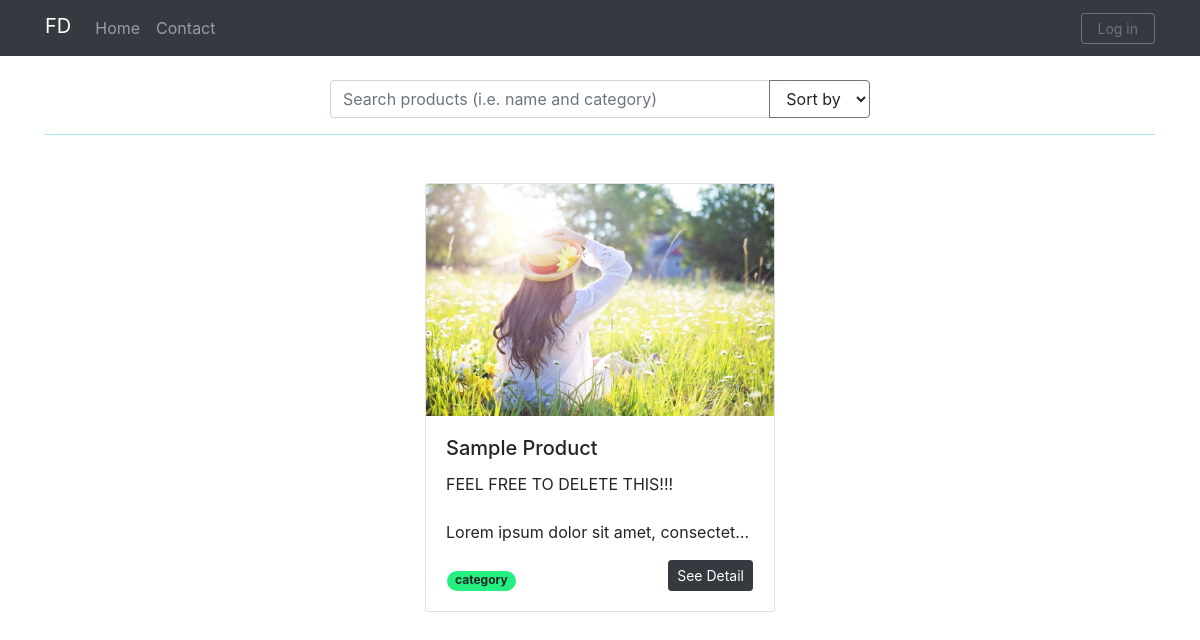
The page / on the database its author committed.
### tables this page shows
CREATE TABLE `product` (
  `id` int(11) NOT NULL,
  `name` varchar(200) NOT NULL,
  `category` varchar(100) NOT NULL,
  `price` varchar(100) NOT NULL,
  `description` varchar(8000) NOT NULL,
  `likes` int(11) NOT NULL
);

CREATE TABLE `product_library` (
  `id` int(11) NOT NULL,
  `product_id` int(11) NOT NULL,
  `file_name` varchar(200) NOT NULL,
  `type` varchar(100) NOT NULL
);

### application/controllers/Home.php (called while the page is built, shortened)
<?php
class Home extends CI_Controller {
	public function __construct() {
		$this->load->model('Manage_model');
		$this->load->model('Home_model');
	}
	public function index() {
		$data = array(
			'title' => $this->config->item('shop_name'),
			'allProducts' => $this->Manage_model->getAllProducts(),
			'productsFirstFile' => $this->Home_model->getAllProductsFirstFile()
		);
		$this->load->view('templates/header', $data);
		$this->load->view('home/index', $data);
		$this->load->view('templates/footer');
	}
}

### index.php (called while the page is built, shortened)
<?php
require_once BASEPATH.'core/CodeIgniter.php';

### application/models/Manage_model.php (called while the page is built, shortened)
<?php
class Manage_model extends CI_Model {
	public function getAllProducts() {
		$this->db->order_by('id', 'DESC');
		return $this->db->get('product')->result_array();
	}
}

### application/models/Home_model.php (called while the page is built, shortened)
<?php
class Home_model extends CI_Model {
	public function getAllProductsFirstFile() {
		$query = $this->db->get('product_library')->result_array();
		$result = array();
		foreach ($query as $item) {
			if (! isset($result[$item['product_id']])) {
				$result[$item['product_id']] = $item;
			}
		}
		return $result;
	}
}

### application/views/home/index.php (the view, shortened to what this page needs)
<div class="row justify-content-center mt-4">
  <div class="input-group col-lg-6">
    <input type="text" class="form-control" placeholder="Search products (i.e. name and category)" aria-label="Search products (i.e. name and category)" aria-describedby="Search" autofocus id="search">
    <div class="input-group-append">
      <select class="form-control btn border-secondary" id="order-by">
        <option hidden selected value="">Sort by</option>
      </select>
    </div>
  </div>
</div>
<hr class="mb-5" style="border-color: #a1ede6;">
<div class="row justify-content-center" id="products-list">
	<?php foreach ($allProducts as $product) : ?>
		<div class="col-md-4 mb-3">
			<div class="card">
        <?php if (isset($productsFirstFile[$product['id']])) : ?>
          <?php if ($productsFirstFile[$product['id']]['type'] == 'image') : ?>
  		      <img src="<?= base_url(); ?>public/product/<?= $productsFirstFile[$product['id']]['file_name']; ?>" class="card-img-top" alt="<?= $product['name']; ?>">
          <?php elseif ($productsFirstFile[$product['id']]['type'] == 'video') : ?>
            <video src="<?= base_url(); ?>public/product/<?= $productsFirstFile[$product['id']]['file_name']; ?>" class="embed-responsive embed-responsive-4by3" controls loop></video>
          <?php endif; ?>
        <?php else : ?>
          <img src="<?= base_url(); ?>public/img/no_image_available.jpg" class="card-img-top w-75 ml-12" alt="No image available">
        <?php endif; ?>
			  <div class="card-body">
			    <h5 class="card-title"><?= $product['name']; ?></h5>
          <div class="multi-line p-limit-3 mb-2" style="height: 4.5rem;"><?= $product['description']; ?></div>
          <div class="row mt-3">
            <span class="badge badge-pill px-2 ml-3" style="margin-top: 0.7rem; background-color: #24f080;"><?= $product['category']; ?></span>
            <button type="button" class="btn btn-sm btn-dark ml-auto mr-3 see-detail" data-toggle="modal" data-target="#product-detail" data-id="<?= $product['id']; ?>">
            See Detail
            </button>
          </div>
			  </div>
			</div>
		</div>
	<?php endforeach; ?>
</div>

### public/css/style.css (style rules this page uses)
.p-limit-3 { overflow: hidden; text-overflow: ellipsis; display: -webkit-box; -webkit-box-orient: vertical; -webkit-line-clamp: 3; }
.multi-line { white-space: pre-wrap; }

### rows shown on the page
product: id.file_name (picture), name "Sample Product", description "FEEL FREE TO DELETE THIS!!! Lorem ipsum dolor sit amet,…", category "category"

### other values the page prints
$this->config->item('brand') "FD"
